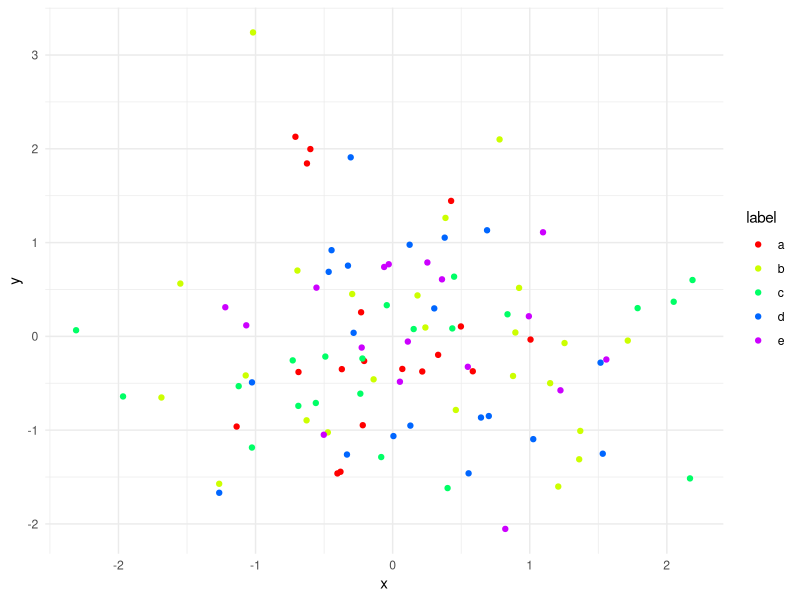

Recreate this plot in R.
install.packages("ggplot2")


library(ggplot2)

# Générer des données aléatoires
set.seed(123)
data <- data.frame(
  x = rnorm(100),
  y = rnorm(100),
  label = sample(letters[1:5], 100, replace = TRUE)
)

# Créer une palette de couleurs aléatoires
colors <- rainbow(length(unique(data$label)))

# Créer le nuage de points avec des couleurs aléatoires
ggplot(data, aes(x = x, y = y, color = label)) +
  geom_point() +
  scale_color_manual(values = colors) +
  theme_minimal()

